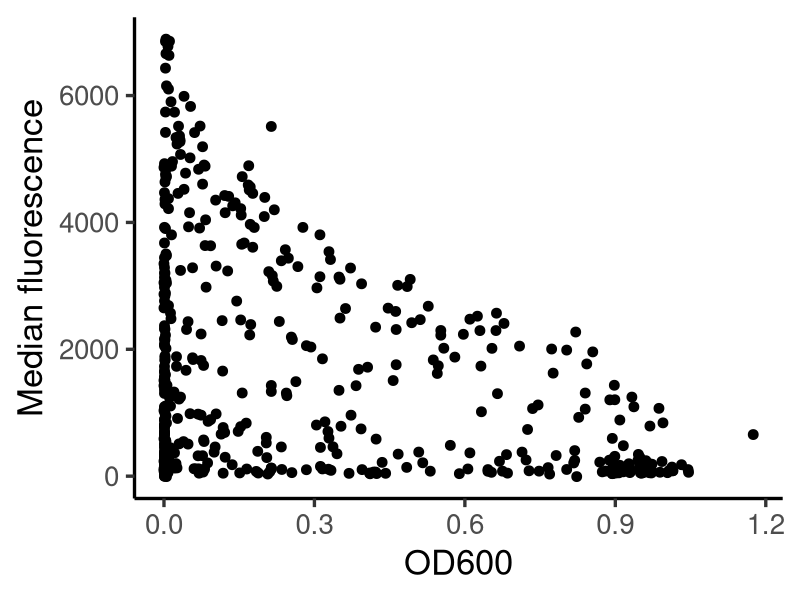
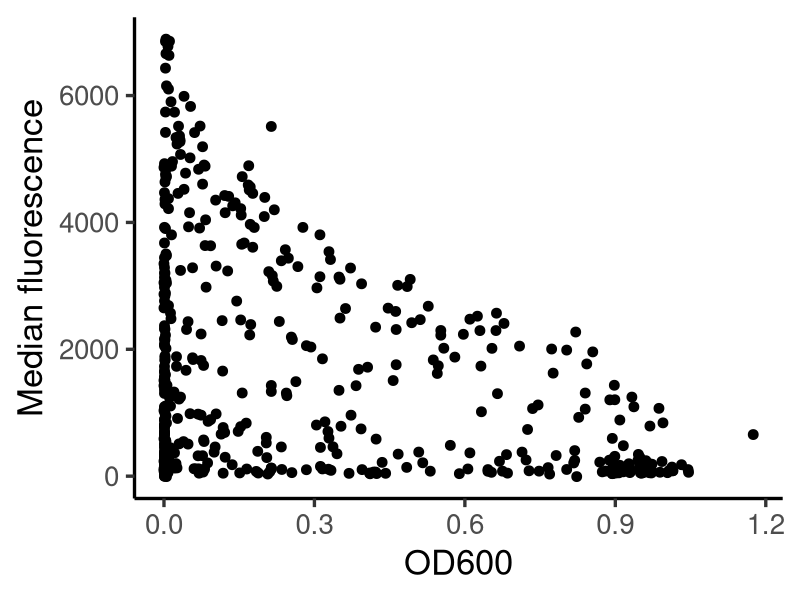

R code for these plots, in order:
library(tidyverse)
library(here)
theme_set(theme_classic(25))

spect <- read_csv(here('data', 'spect.csv'),guess_max = 5000) %>%
  filter(!is.na(reporter), meas_date == "2017-05-26") %>%
  .[["main_od"]] %>%
  min()

read_csv(here('data', 'spect.csv'),guess_max = 5000) %>%
  filter(!is.na(reporter), meas_date == "2017-05-26") %>%
  select(main_od, main_gfp_median) %>%
  mutate(main_od = main_od-min(main_od)) %>%
  mutate(main_gfp_median_norm = main_gfp_median/mean(main_gfp_median, na.rm = TRUE)*100) %>%
  ggplot() +
  geom_point(mapping = aes(x=main_od, y=main_gfp_median), size = 3) +
  labs(x = "OD600", y = "Median fluorescence")
ggsave(here('figures', 'Figure S5_od_gfp.pdf'))
